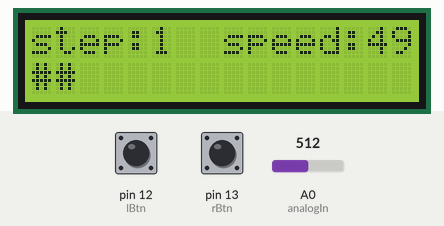
Recording of a sketch running on a simulated Arduino Uno, built with avr-gcc and run on an emulated ATmega328P. On the bench: 16×2 character LCD. The inputs (shaded band) are chosen by the test bench; at power-on: A0 (analogIn) = 512, pin 12 (lBtn) HIGH, pin 13 (rBtn) HIGH. What the sketch prints to the serial monitor is not drawn.

Above: at 1.2 s.
1.3 s: A0 (analogIn) set to 122
At 1.6 s:
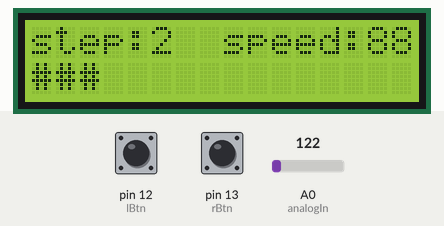
3.5 s: A0 (analogIn) set to 1010
At 4.1 s:
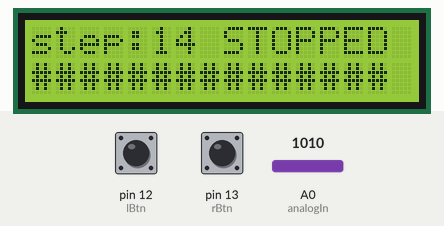
5.1 s: pin 12 (lBtn) pulled LOW for 3.2 s
At 5.42 s:
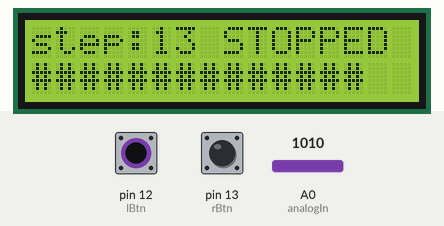
9.8 s: A0 (analogIn) set to 0
At 10.04 s:
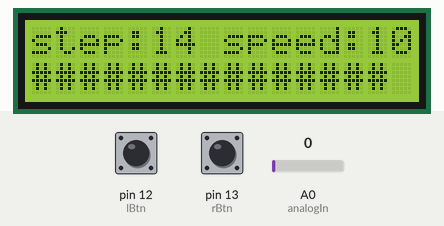
13.3 s: pin 12 (lBtn) pulled LOW for 0.15 s
At 13.97 s:
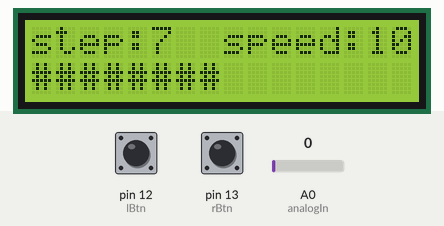
16.9 s: A0 (analogIn) set to 122
At 16.98 s:
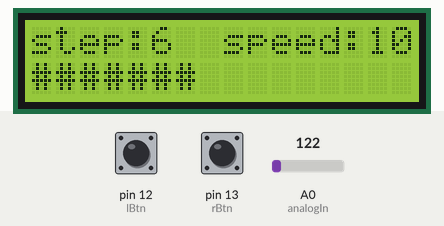

The sketch:

4bit_counter.ino
```cpp
#include <LiquidCrystal.h>
LiquidCrystal lcd(2,3,4,5,6,7);

const int ledPins[] = {8, 9, 10, 11}; // Replace with your actual pin numbers
const int analogIn = A0;            // Replace with your actual analog pin for speed control and start/stop
const int lBtn = 12;          // Replace with your actual pin number for left button
const int rBtn = 13;


int index = 0;
int speed = 500;
int mode = 1;
int play = 1;


const int binVal1[] = {0, 1, 0, 1, 0, 1, 0, 1, 0, 1, 0, 1, 0, 1, 0, 1};
const int binVal2[] = {0, 0, 1, 1, 0, 0, 1, 1, 0, 0, 1, 1, 0, 0, 1, 1};
const int binVal3[] = {0, 0, 0, 0, 1, 1, 1, 1, 0, 0, 0, 0, 1, 1, 1, 1};
const int binVal4[] = {0, 0, 0, 0, 0, 0, 0, 0, 1, 1, 1, 1, 1, 1, 1, 1};


void setup() {

Serial.begin(9600);
lcd.begin(16, 2);
pinMode(lBtn, INPUT_PULLUP);

}


void setLeds(){
  if (binVal1[index] == 0) {
    digitalWrite(ledPins[0], LOW);
  } else {
    digitalWrite(ledPins[0], HIGH);
  }
  if (binVal2[index] == 0) {
    digitalWrite(ledPins[1], LOW);
  } else {
    digitalWrite(ledPins[1], HIGH);
  }
  if (binVal3[index] == 0) {
    digitalWrite(ledPins[2], LOW);
  } else {
    digitalWrite(ledPins[2], HIGH);
  }
  if (binVal4[index] == 0) {
    digitalWrite(ledPins[3], LOW);
  } else {
    digitalWrite(ledPins[3], HIGH);
  }
}

void screenUp() {
  lcd.clear();
  lcd.setCursor(0, 0);
  lcd.print("step:");

  lcd.print(index);
  lcd.setCursor(8, 0);
  if (analogRead(analogIn) < 1000){
    lcd.print("speed:");
    lcd.print(100 - (analogRead(analogIn) /10));
  } else {
    lcd.print("STOPPED");
  }

  // lcd.print('#');
  for (int i =0; i < index + 1; i++){
    // Serial.print(i);
    // delay(5);
    lcd.setCursor(i , 1);
    lcd.print("#");

  }
}

void loop() {
  Serial.println(analogRead(analogIn));
  if (digitalRead(lBtn) == LOW && digitalRead(rBtn) == LOW){
    lcd.clear();
    lcd.print("Czesc Mamo!");
    delay(3500);
    lcd.clear();


  }

  setLeds();
  screenUp();
  int speed = analogRead(analogIn) * 1.4;


  if (analogRead(analogIn) > 1001) {
    play = 0;
    if(digitalRead(lBtn) == LOW){
      index--;
    } else if(digitalRead(rBtn) == LOW){
      index++;
    }
    delay(200);

  } else {
    play = 1;
    if(digitalRead(lBtn) == LOW){
    mode = 2;
  } else if(digitalRead(rBtn) == LOW) {
    mode = 1;
  }
  delay(speed);
  }


  if(play != 0){
    if(mode ==1){
      index++;
    } else {
      index--;
    }
  }

if(index == 16){
  index = 0;
} else if(index == -1){
  index = 15;
}
}
```

Measured:
- after the input at 3.5 s, the display: changes after 0.15 s (image 2)
- after the input at 5.1 s, the display: changes after 0.22 s (image 3)
- after the input at 9.8 s, the display: changes after 0.09 s (image 4)
- after the input at 13.3 s, the display: first changes after 0.22 s (image 5 shows a later state)
- after the input at 16.9 s, the display: changes at once (image 6)
